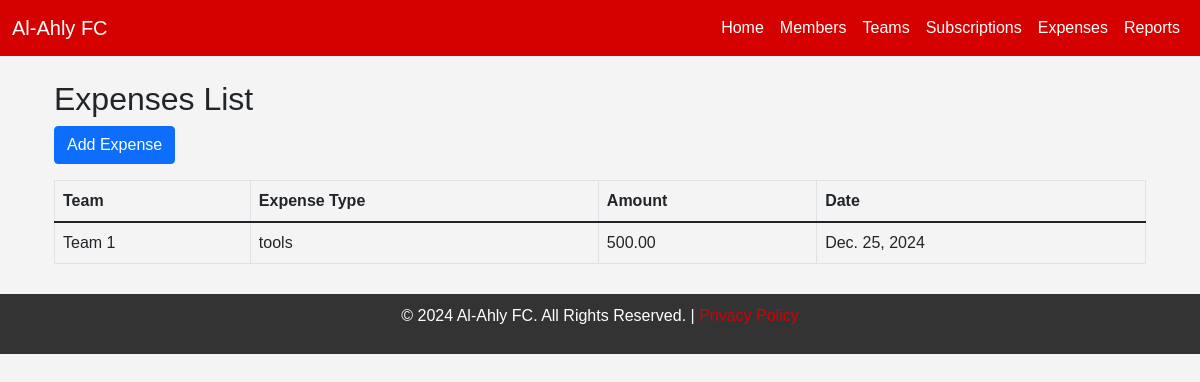
The page /expenses/ on the database its author committed.
### expenses/models.py (models this page shows, shortened)
class Expense(models.Model):
    expense_type = models.CharField(max_length=50)
    amount = models.DecimalField(max_digits=10, decimal_places=2)
    date = models.DateField()
    team = models.ForeignKey(Team, on_delete=models.CASCADE, related_name='expenses')

### Teams/models.py (models this page shows, shortened)
class Team(models.Model):
    name = models.CharField(max_length=100)
    players = models.CharField(max_length=100)

### expenses/views.py (the view)
# urls.py: path('', views.expense_list, name='expense_list'),
def expense_list(request):
    expenses = Expense.objects.all()
    return render(request, 'expenses/expense_list.html', {'expenses': expenses})

### templates/expenses/expense_list.html
{% extends 'base.html' %} {% block content %}
<div class="container mt-4">
    <h2>Expenses List</h2>
    <a href="create/" class="btn btn-primary mb-3">Add Expense</a>
    <table class="table table-bordered">
        <thead>
            <tr>
                <th>Team</th>
                <th>Expense Type</th>
                <th>Amount</th>
                <th>Date</th>
            </tr>
        </thead>
        <tbody>
            {% for expense in expenses %}
            <tr>
                <td>{{ expense.team.name }}</td>
                <td>{{ expense.expense_type }}</td>
                <td>{{ expense.amount }}</td>
                <td>{{ expense.date }}</td>
            </tr>
            {% endfor %}
        </tbody>
    </table>
</div>
{% endblock %}

### templates/base.html (style rules this page uses)
body { font-family: Arial, sans-serif; background-color: #f4f4f4; }

### rows shown on the page
Expense: team.name "Team 1", expense_type "tools", amount "500.00", date "Dec. 25, 2024"
